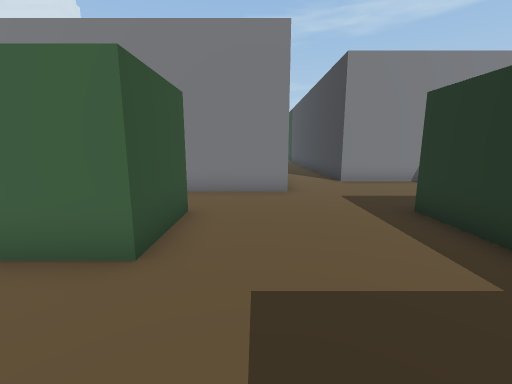
[1] (above)

22 first-person views from a walk through a scene from a Unity 3-D project. The camera is 1.4 m above the floor, tilts 10° down and sees 90° across. The floor is counted in squares, 1 m on a side. Each view is taken from the middle of a square. On the plan, view 1 faces up. The plan holds only what a view shows up to about 13 squares ahead; the rest is blank. The place goes on beyond the plan. The player is left out.

[2]
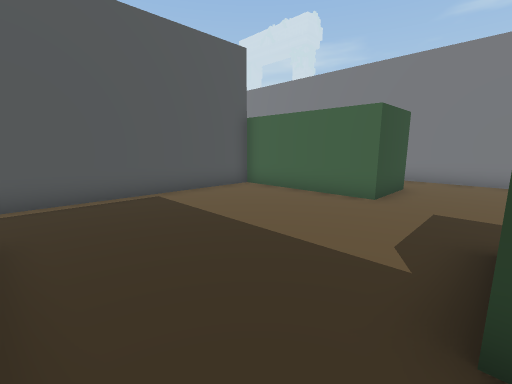

[3]
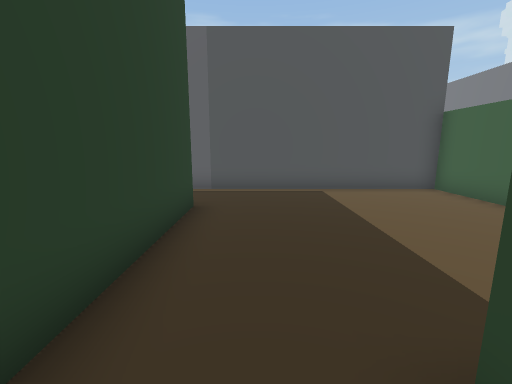

[4]
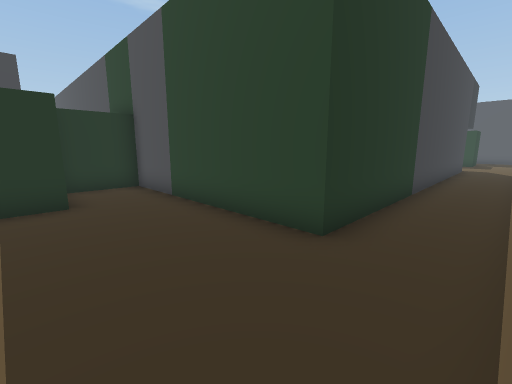

[5]
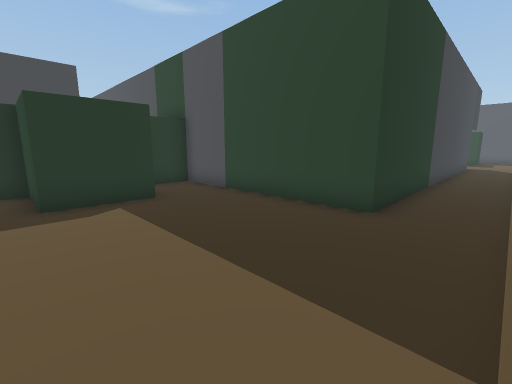

[6]
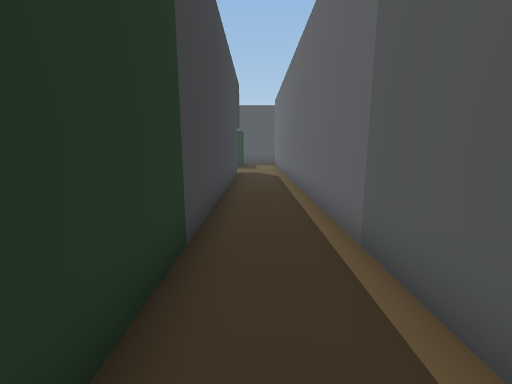

[7]
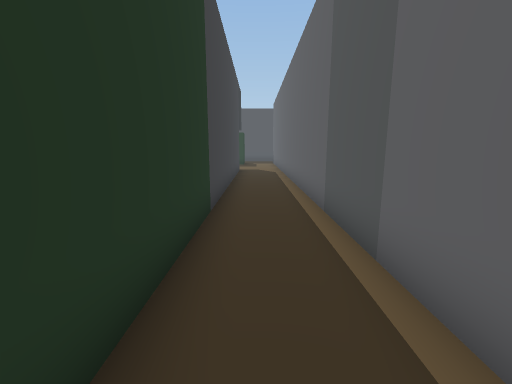

[8]
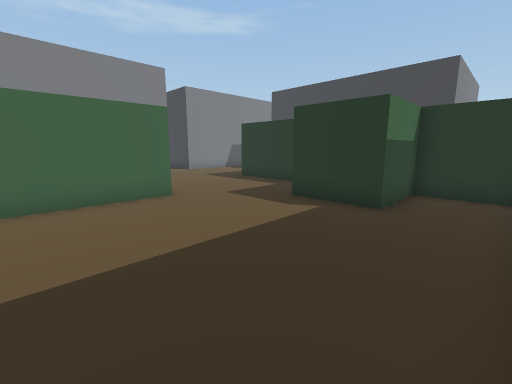

[9]
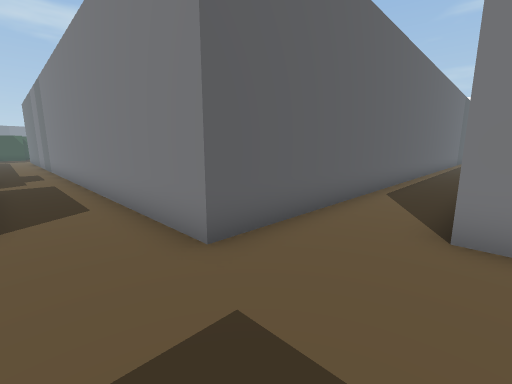

[10]
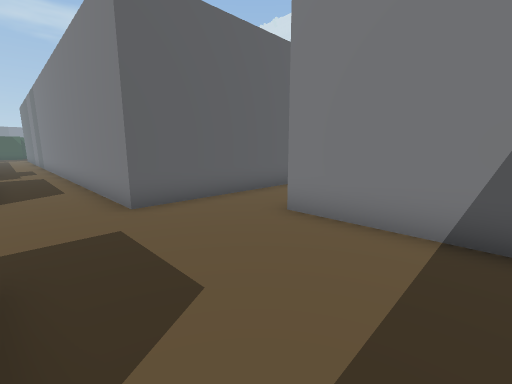

[11]
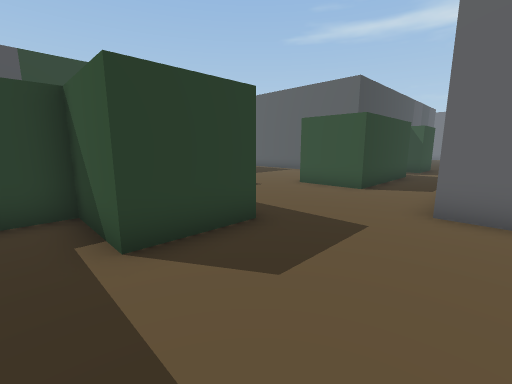

[12]
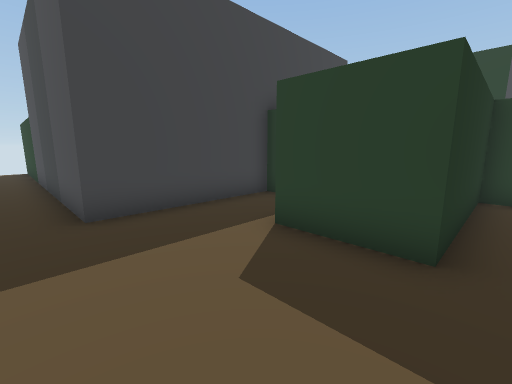

[13]
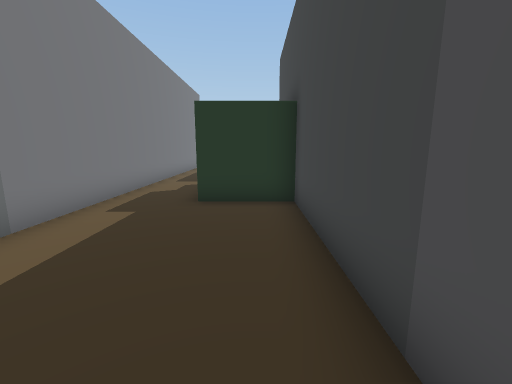

[14]
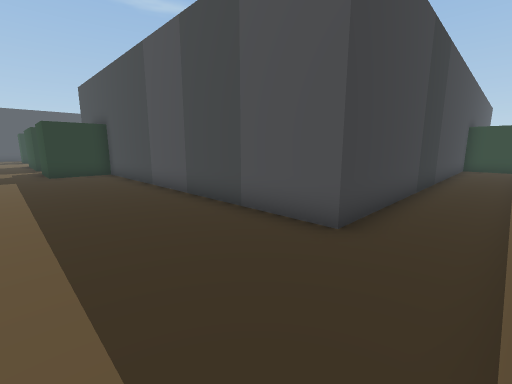

[15]
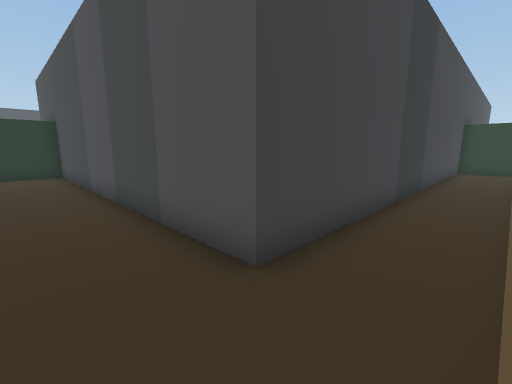

[16]
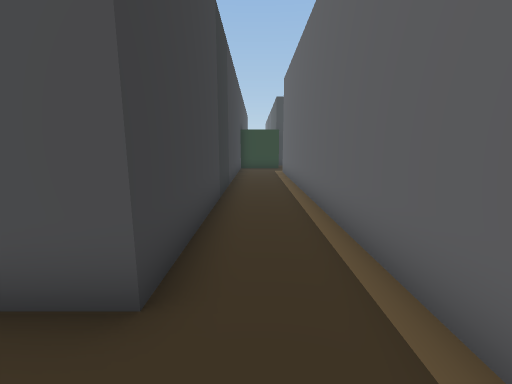

[17]
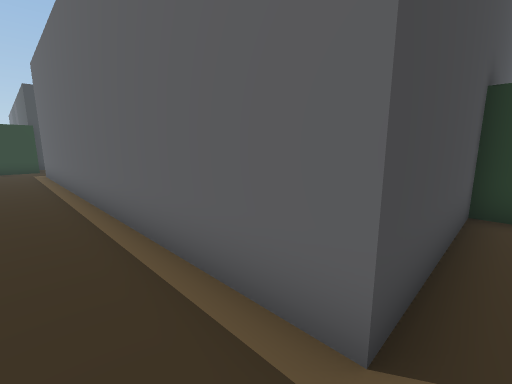

[18]
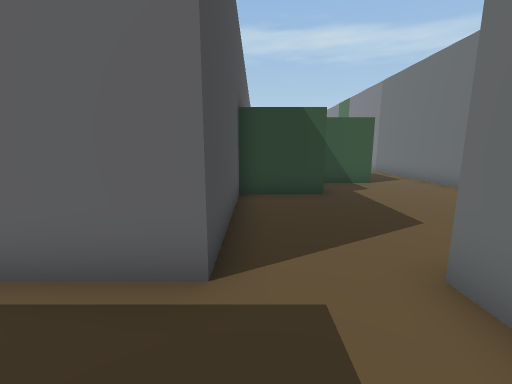

[19]
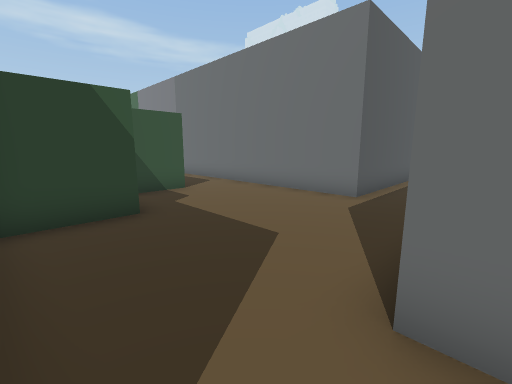

[20]
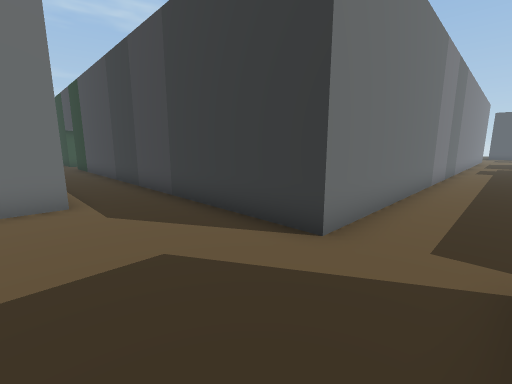

[21]
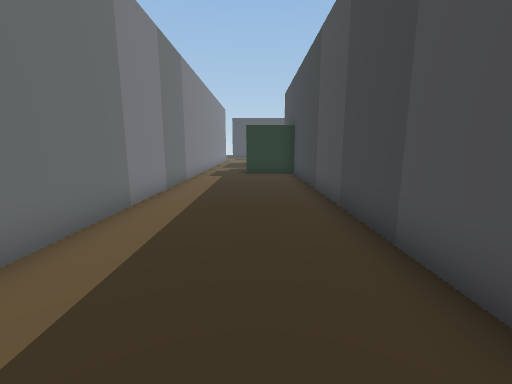

[22]
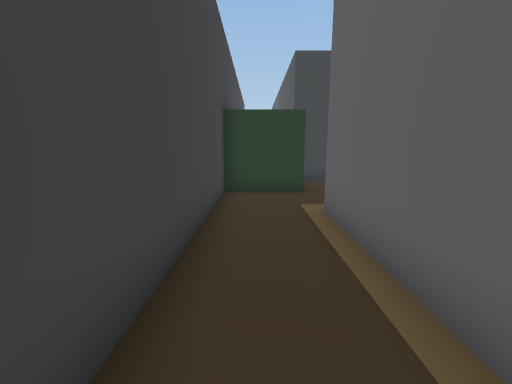

### Floor plan
Points are (right, up) in squares from view 1. A wall is a line through its corners. A room is listed if a view was taken in it or the views show most of it. See-through windows are left out.
Room 1 (views 1, 2, 3, 4, 5, 6, 7, 8)
walls: (-1.5, 5.5) (-1.5, 3) (-6.5, 3) (-6.5, -16.5); (1, 8) (-0.5, 8); (-4, -16.5) (-4, -4.5) (3.5, -4.5) (3.5, -2) (1, -2) (1, 0.5) (3.5, 0.5) (3.5, 5.5)
ways out: opening at (2.5, 6.5) to room 2; opening at (-1.5, 6.5) to room 3
Room 2 (views 9, 10, 11, 12)
walls: (7.1, 10.5) (3.5, 10.5) (3.5, 13.2); (3.5, 5.5) (6, 5.5) (6, 3) (8.5, 3) (8.5, 8) (10.5, 8); (1, 16.5) (1, 8)
ways out: opening at (2.5, 6.5) to room 1
Room 3 (views 13, 14, 15, 16, 17, 18, 19, 21, 22)
walls: (-26.5, 5.5) (-26.5, -9.5); (-6.5, 5.5) (-1.5, 5.5); (-0.5, 8) (-26.5, 8); (-26.6, -12) (-24, -12) (-24, 3) (-11.5, 3) (-11.5, 5.5) (-9, 5.5)
ways out: opening at (-1.5, 6.5) to room 1; opening at (-27, 6.5) to room 4; opening at (-27, -11)
Room 4 (view 20)
walls: (-31.5, 8.1) (-31.5, 5.5) (-26.5, 5.5); (-26.5, 8) (-26.5, 16.5); (-34, 10.6) (-34, 8.6); (-29, 16.5) (-29, 13) (-35.5, 13)
ways out: opening at (-27, 6.5) to room 3

Positions as (right, up) in squares from view 1, and headings:
1: (0, 0), facing up
2: (1, -4), facing up-left
3: (2, -3), facing left
4: (-6, -1), facing down-right
5: (-6, 1), facing down-right
6: (-5, -6), facing down
7: (-5, -4), facing down
8: (-5, -4), facing up-right
9: (4, 6), facing up-left
10: (7, 6), facing up-left
11: (7, 9), facing down-left
12: (3, 9), facing down-right
13: (-18, 4), facing right
14: (-26, 7), facing down-right
15: (-26, 5), facing down-right
16: (-25, 5), facing down
17: (-25, 6), facing down-left
18: (-24, 6), facing left
19: (-26, 6), facing up-left
20: (-30, 6), facing up-right
21: (-25, 5), facing right
22: (-25, -4), facing down
